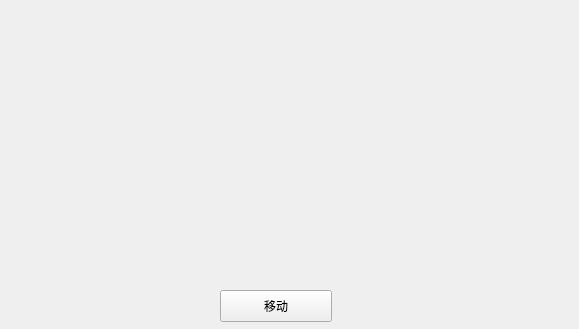
<?xml version="1.0" encoding="UTF-8"?>
<ui version="4.0">
 <class>Widget</class>
 <widget class="QWidget" name="Widget">
  <property name="geometry">
   <rect>
    <x>0</x>
    <y>0</y>
    <width>579</width>
    <height>329</height>
   </rect>
  </property>
  <property name="windowTitle">
   <string>Widget</string>
  </property>
  <widget class="QPushButton" name="pushButton">
   <property name="geometry">
    <rect>
     <x>220</x>
     <y>290</y>
     <width>112</width>
     <height>32</height>
    </rect>
   </property>
   <property name="text">
    <string>移动</string>
   </property>
  </widget>
 </widget>
 <resources/>
 <connections/>
</ui>
